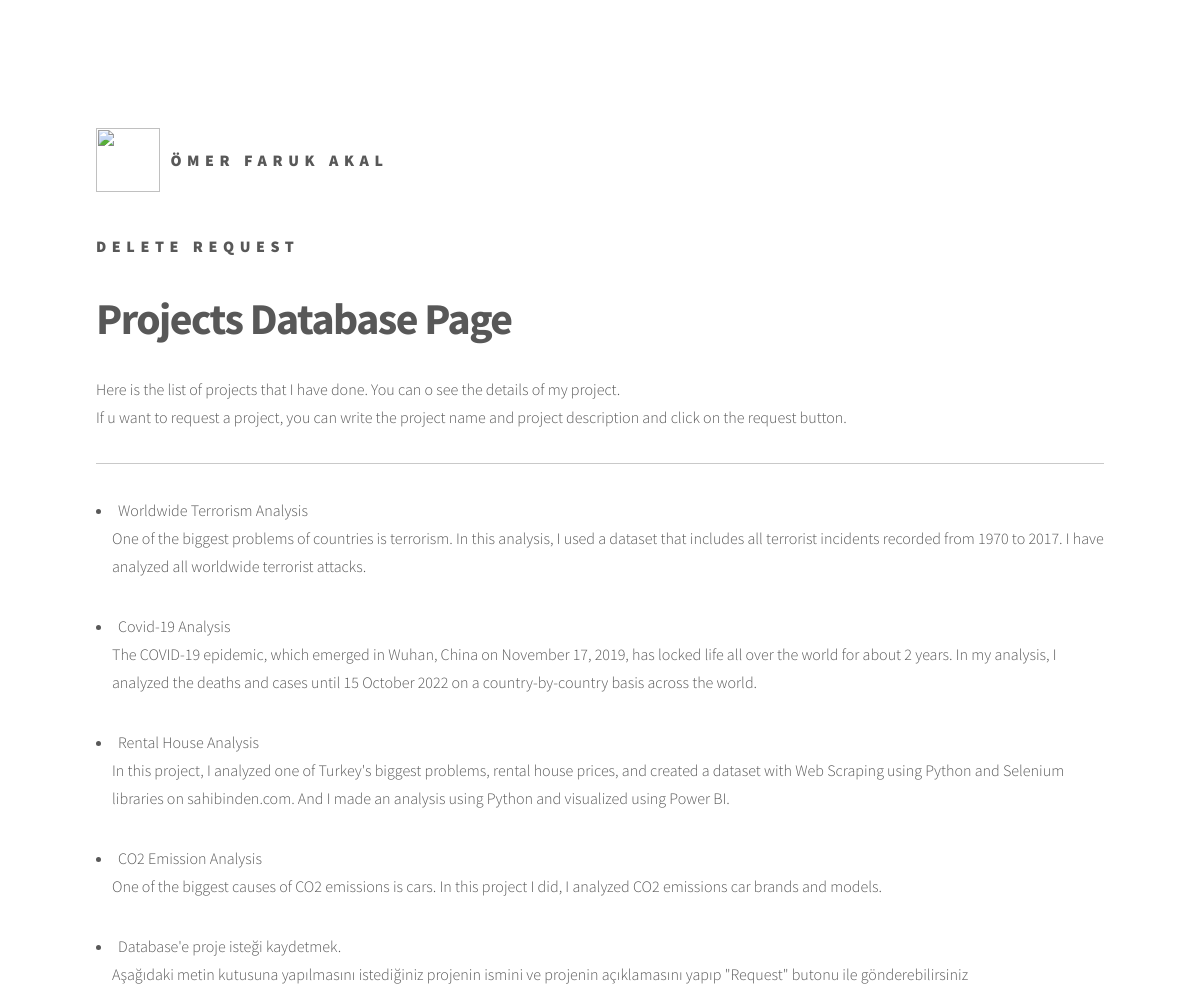
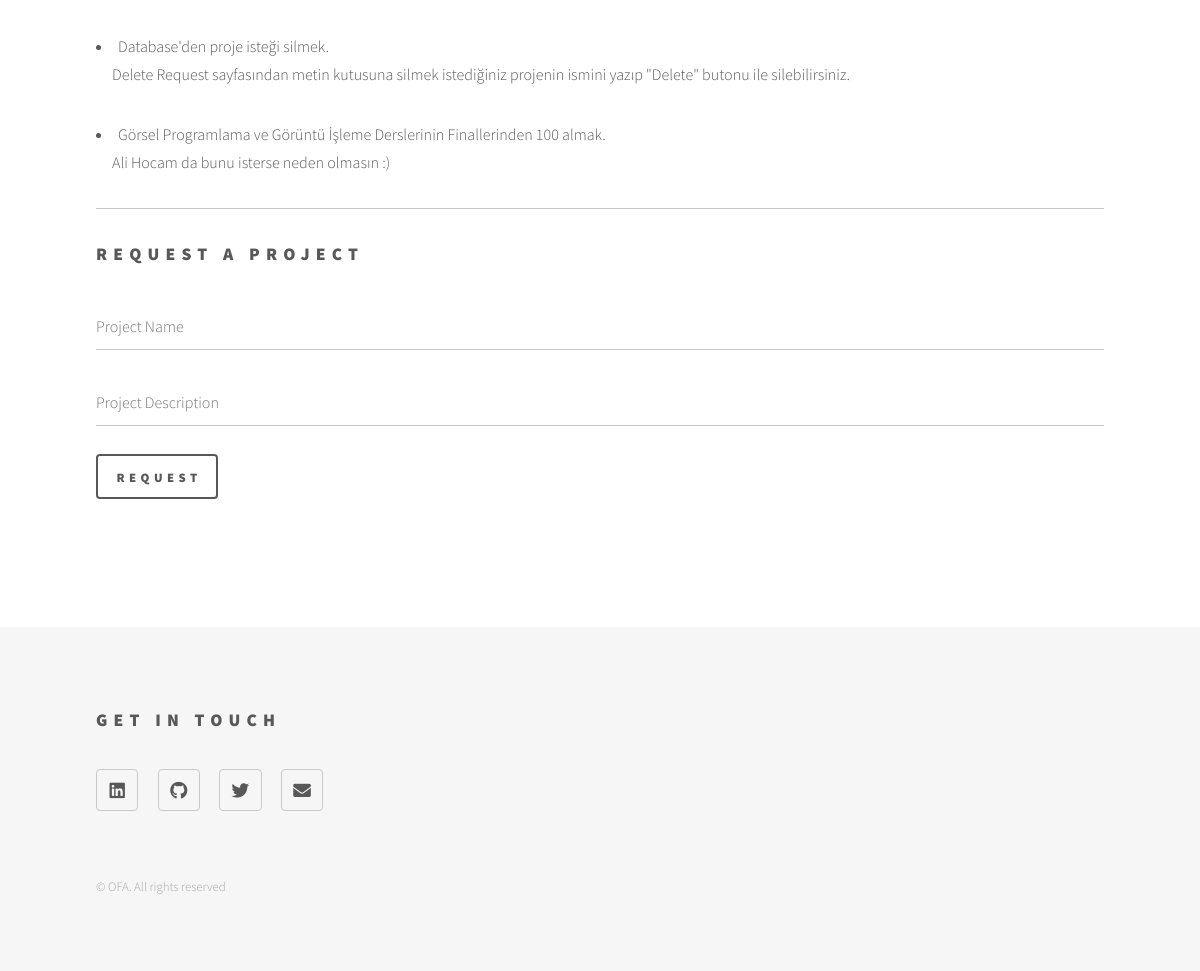
Screenshot of /project-request with the database file from the repository (2 pictures, top to bottom).
### tables this page shows
CREATE TABLE `project` (
  `project_name` varchar(255) DEFAULT NULL,
  `project_description` varchar(255) DEFAULT NULL,
  PRIMARY KEY (`project_name`)
);

### main.py (the view)
@app.route("/project-request", methods=['GET', 'POST'] )
def project_request():
    if request.method == 'POST':
        name = request.form['project_name']
        description = request.form['project_description']
        veriEkle(name, description)
    veriAl()
    return render_template("project_request.html", projects = data)

### main.py (called while the page is built)
def veriAl():
    global data
    with sqlite3.connect("testdb.db") as con:
        cur = con.cursor()
        cur.execute("SELECT * FROM project")
        data = cur.fetchall()
        for i in data:
            print(i)

### templates/project_request.html
{% extends "base.html" %}
{% block content %}
<a href="delete-request">
	<h3>
		Delete Request
	</h3>
	</a>
<header>
	<h1>Projects Database Page<br /></h1>
	<p>
		Here is the list of projects that I have done.
		You can o see the details of my project. <br/>
		If u want to request a project, you can write the project name and project description and click on the request button.
	</p>
	<hr>
	{% for project in projects %}
		<li>{{ project[0] }}</li>
		<ul>{{ project[1] }}</ul>
	{% endfor %}
	<hr>
	<h2>Request a Project</h2>
	<form type="request" method="POST">
		<input type="text" placeholder="Project Name" name="project_name"><br/>
		<input type="text" placeholder="Project Description" name="project_description"><br/>
		<input type="submit" value="Request">
	</form>
</header>
{% endblock %}

### templates/base.html
{% include "parts/_header.html" %}
<div  id="main">
    <div class="inner">
        {% block content %}{% endblock %}
    </div>
</div>
{% include "parts/_footer.html" %}

### templates/parts/_header.html (shortened to what this page needs)
<!DOCTYPE HTML>
<html>
	<head>
		<link rel="stylesheet" href="{{ url_for('static', filename='assets/css/main.css') }}" />
	</head>
	<body class="is-preload">
			<div id="wrapper">
					<header id="header">
						<div class="inner">
								<a href="/" class="logo">
									<span class="symbol"><img src="{{ url_for('static', filename='images/photo.png') }}" alt="" /></span><span class="title">Ömer Faruk Akal</span>
								</a>
						</div>
					</header>

### templates/parts/_footer.html (shortened to what this page needs)
                <footer id="footer">
                    <div class="inner">
                        <section>
                            <h2>Get in Touch</h2>
                            <ul class="icons">
                                <li><a id="linkedin" target= "_blank" href="https://www.linkedin.com/in/ofarukakal/" class="icon brands style2 fa-linkedin"><span class="label">Linkedin</span></a></li>
                                <li><a id="github" target= "_blank"href="https://github.com/ofarukakal" class="icon brands style2 fa-github"><span class="label">GitHub</span></a></li>
                                <li><a target= "_blank"href="https://twitter.com/ofarukakal" class="icon brands style2 fa-twitter"><span class="label">Twitter</span></a></li>
                                <li><a target= "_blank"href="mailto:o.farukakal@gmail.com" class="icon solid style2 fa-envelope"><span class="label">Email</span></a></li>
                            </ul>
                        </section>
                        <ul class="copyright">
                            <li>&copy; OFA. All rights reserved</li>
                        </ul>
                    </div>
                </footer>
        </div>
</body>
</html>

### rows the page displays
project: project_name "Worldwide Terrorism Analysis", project_description "One of the biggest problems of countries is terrorism. In this analysis, I used a dataset that includes all terrorist incidents recorded from 1970 to 2017. I have analyzed all worldwide terrorist attacks."
project: project_name "Covid-19 Analysis", project_description "The COVID-19 epidemic, which emerged in Wuhan, China on November 17, 2019, has locked life all over the world for about 2 years. In my analysis, I analyzed the deaths and cases until 15 October 2022 on a country-by-country basis across the world."
project: project_name "Rental House Analysis", project_description "In this project, I analyzed one of Turkey's biggest problems, rental house prices, and created a dataset with Web Scraping using Python and Selenium libraries on sahibinden.com. And I made an analysis using Python and visualized using Power BI."
project: project_name "CO2 Emission Analysis", project_description "One of the biggest causes of CO2 emissions is cars. In this project I did, I analyzed CO2 emissions car brands and models."
project: project_name "Database'e proje isteği kaydetmek.", project_description "Aşağıdaki metin kutusuna yapılmasını istediğiniz projenin ismini ve projenin açıklamasını yapıp \"Request\" butonu ile gönderebilirsiniz"
project: project_name "Database'den proje isteği silmek.", project_description "Delete Request sayfasından metin kutusuna silmek istediğiniz projenin ismini yazıp \"Delete\" butonu ile silebilirsiniz."
project: project_name "Görsel Programlama ve Görüntü İşleme Derslerinin Finallerinden 100 almak.", project_description "Ali Hocam da bunu isterse neden olmasın :)"
